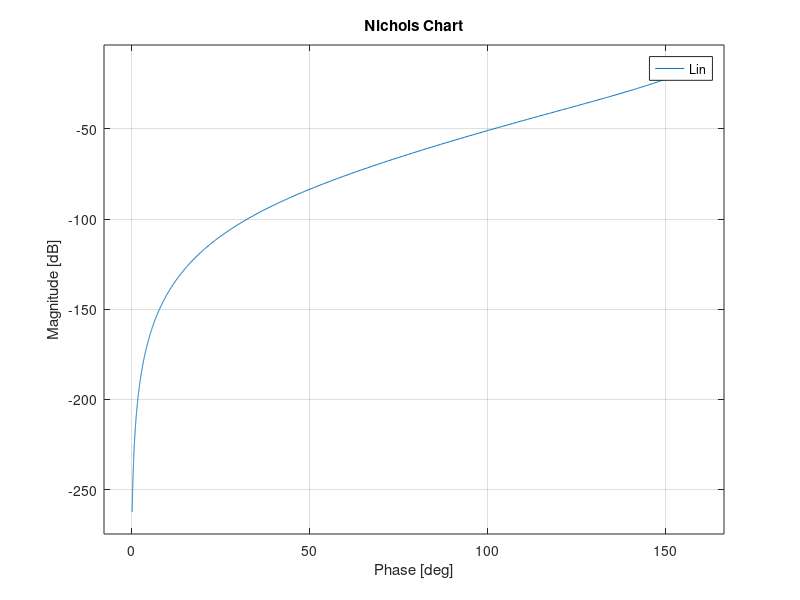

Recreate this plot in MATLAB. (Note: this script raises an error after producing the figure.)
s=tf('s');
Gp=100/(s^3+5.5*s^2+4.5*s);
pole(Gp);
Kp=dcgain(s*Gp);
Gs=0.5;
Ga=0.112;
Gd=1;
Gr=1;
Da0=1.5*10^-3;
wpM=0.03;
wsm=60;
Kd=8;
R0=1;

Gf=1/(Kd*Gs);
Kc1=abs(Kd^2*R0/(1.5*10^-1*Kp*Ga));
Kc2=abs(Da0/(2.14*Ga*Gf*Gs));

ap=16*10^-2;
as=2*10^-1;

MSLF=5.1*10^-3/(ap);
MSLFdb=20*log10(MSLF);

wl=wpM*10^(-MSLFdb/40);

MTHF=1.6*10^-3*Gs/(as);
MTHFdb=20*log10(MTHF);

wh=wsm*10^(MTHFdb/40)/2;


tr=1.8;
ts5=6;
alpha=0.05;

smor=sqrt(log(0.12)^2/(pi^2+log(0.12)^2));
Tp=1/(2*smor*sqrt(1-smor^2));
Tpdb=20*log10(Tp);
Sp=2*smor*sqrt(2+4*smor^2+2*sqrt(1+8*smor^2))/(sqrt(1+8*smor^2)+4*smor^2-1);
Spdb=20*log10(Sp);
wcMIN1=(pi-acos(smor))*sqrt(sqrt(1+4*smor^4)-2*smor^2)/(sqrt(1-smor^2))/tr;
wcMIN2=-log(alpha)*sqrt(sqrt(1+4*smor^4)-2*smor^2)/smor/ts5;

Kc=0.055;
Gc=Kc/s;
Lin=minreal(zpk(Gp*Gc*Ga*Gf*Gs));
figure(1)
nichols(Lin);
hold on

figure(1)
myngridst(Tp,Sp);
hold on

wcdes=1.4;
wnormz=100;
z=wcdes/wnormz;



Rz=1+s/z;
Gc=Rz*Kc/s;
Lin=minreal(zpk(Gp*Gc*Ga*Gf*Gs));
figure(1)
nichols(Lin);
hold on

md=5;
wnormd=1.98;
zd=wcdes/wnormd;
Rd=(1+s/zd)/(1+s/(md*zd));

Gc=(Rd*Rz*Kc)/s;
Lfin=minreal(zpk(Gp*Gc*Ga*Gf*Gs));

figure(1)
nichols(Lfin);
hold on

time=[0:tr/100:10];
T=Lfin/(1+Lfin);

figure(2)
step(T/(Gf*Gs),time)
hold on

S=1/(1+Lfin);


[mgs,phs] = bode(S,0.03);
20*log10(mgs);
MSLFdb;

[mgt,pht]= bode(T,60);
20*log10(mgt);
MTHFdb;
